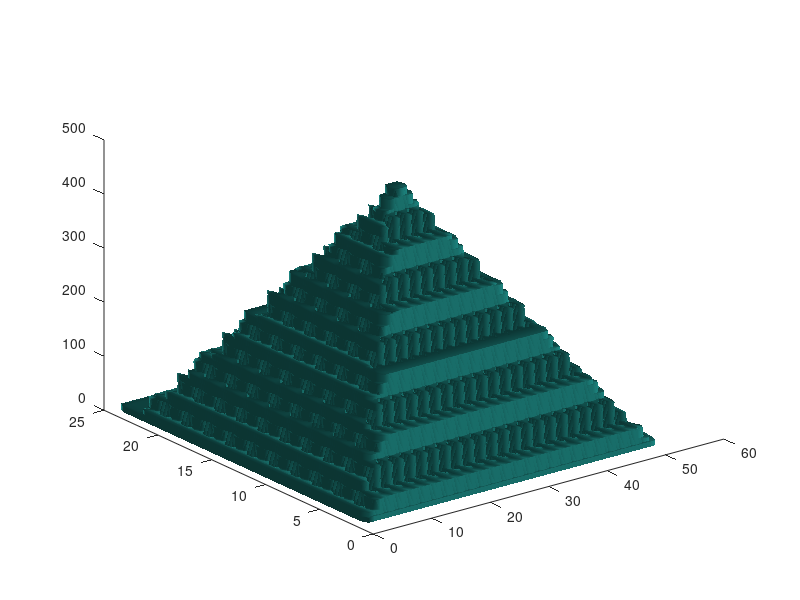

The MATLAB source for this figure:
% function [gridOUTPUT,varargout] = woodpile_VOXELISE(gridX,gridY,gridZ,varargin)
% 
% X=length(gridX);
% Y=length(gridY);
% Z=length(gridZ);

clc
clear
close all

X=25;%142;
Y=52;%512;
Z=500;


M=zeros(X,Y,Z);
% 
% %current print for 153
 LOGSIZEX=2;
 LOGSIZEY=2;
 LOGSIZEZ=2; %last print was 40 %original was 8
 
 FILLFACTOR=8;

%copy from here down

a=mod(1:X,LOGSIZEX)<(LOGSIZEX/FILLFACTOR);
z=repmat(a,Y,1);

a=mod(1:Y,LOGSIZEY)<(LOGSIZEY/FILLFACTOR);
z2=repmat(a,X,1);
z2=z2';

for(i=1:Z),
    if(mod(i,LOGSIZEZ)<(LOGSIZEZ/2)) M(:,:,i)=z';
    else
         M(:,:,i)=z2';
    end
    
end


% add the taper
for(i=1:Z)%add increase stup up based on solid base below
    tape1=floor(((floor(size(M,1)/2))/Z)*i);%floor(0.1*i);
%      M(1:(floor(size(M,1)/2)-floor(size(M,1)*tape/2)),:,i)=0;
        M((floor(size(M,1)/2)+tape1):end,:,i)=0;
        M(1:(floor(size(M,1)/2)-tape1),:,i)=0;
        
    
end

for(i=1:Z)%add increase stup up based on solid base below
    tape2=floor(((floor(size(M,2)/2))/Z)*i);%floor(0.1*i);
        M(:,(floor(size(M,2)/2)+tape2):end,i)=0;
        M(:,1:(floor(size(M,2)/2)-tape2),i)=0;
        
    
end
% for(i=1:Z),
%     tape=0.5%floor(0.1*i);
%     if(mod(i,LOGSIZEZ)<(LOGSIZEZ/2))...
%         M(1:(floor(size(M,1)/2)-floor(size(M,1)*tape/2)),:,i)=0;
%         M((floor(size(M,1)/2)+floor(size(M,1)*tape/2):end),:,i)=0;
%     else
%          M(:,:,i)=z2';
%     end
%     
% end

% Add a solid base for attachment
for (i=((Z-10):Z)),
   M(:,:,i)=0 ;
   M(2:(X-1),2:(Y-1),i)=1 ;
end

M1=M;
% invert
for (i=(1:Z)),
   M(:,:,i)=M1(:,:,(end+1-i));
end

gridOUTPUT=M;

%%
% %% 3D image
close all
figure
xdim = 0:X;
ydim = 0:Y;
zdim = 0:Z;
[Mx,My,Mz] = meshgrid(xdim,ydim,zdim);
isosurface(M,1/2);